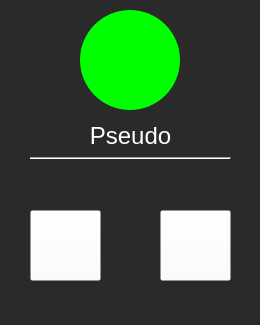
<?xml version="1.0" encoding="UTF-8"?>
<ui version="4.0">
 <class>receive</class>
 <widget class="QWidget" name="receive">
  <property name="geometry">
   <rect>
    <x>0</x>
    <y>0</y>
    <width>260</width>
    <height>325</height>
   </rect>
  </property>
  <property name="windowTitle">
   <string>Form</string>
  </property>
  <property name="styleSheet">
   <string notr="true">.QWidget{
background-color:rgba(27, 27, 27, 150);
}</string>
  </property>
  <widget class="QLabel" name="status">
   <property name="geometry">
    <rect>
     <x>80</x>
     <y>10</y>
     <width>100</width>
     <height>100</height>
    </rect>
   </property>
   <property name="styleSheet">
    <string notr="true">.QLabel{
background-color:rgb(0, 255, 0);
border-radius:50px;
}</string>
   </property>
   <property name="text">
    <string/>
   </property>
  </widget>
  <widget class="Line" name="line">
   <property name="geometry">
    <rect>
     <x>30</x>
     <y>150</y>
     <width>201</width>
     <height>16</height>
    </rect>
   </property>
   <property name="styleSheet">
    <string notr="true">.Line{
border-color:rgb(117, 117, 117);
}</string>
   </property>
   <property name="orientation">
    <enum>Qt::Horizontal</enum>
   </property>
  </widget>
  <widget class="QLabel" name="pseudo">
   <property name="geometry">
    <rect>
     <x>10</x>
     <y>120</y>
     <width>241</width>
     <height>31</height>
    </rect>
   </property>
   <property name="font">
    <font>
     <pointsize>18</pointsize>
    </font>
   </property>
   <property name="styleSheet">
    <string notr="true">.QLabel
{
color:rgb(255, 255, 255);
}</string>
   </property>
   <property name="text">
    <string>Pseudo</string>
   </property>
   <property name="alignment">
    <set>Qt::AlignCenter</set>
   </property>
  </widget>
  <widget class="QPushButton" name="join">
   <property name="geometry">
    <rect>
     <x>30</x>
     <y>210</y>
     <width>71</width>
     <height>71</height>
    </rect>
   </property>
   <property name="styleSheet">
    <string notr="true">.QPushButton{
background-color:rgba(255, 255, 255, 0)
}</string>
   </property>
   <property name="text">
    <string/>
   </property>
   <property name="icon">
    <iconset resource="assets.qrc">
     <normaloff>:/Ressources/Images/if_Phone_2744956.png</normaloff>:/Ressources/Images/if_Phone_2744956.png</iconset>
   </property>
   <property name="iconSize">
    <size>
     <width>71</width>
     <height>71</height>
    </size>
   </property>
  </widget>
  <widget class="QPushButton" name="hang">
   <property name="geometry">
    <rect>
     <x>160</x>
     <y>210</y>
     <width>71</width>
     <height>71</height>
    </rect>
   </property>
   <property name="styleSheet">
    <string notr="true">.QPushButton{
background-color:rgba(255, 255, 255, 0)
}</string>
   </property>
   <property name="text">
    <string/>
   </property>
   <property name="icon">
    <iconset resource="assets.qrc">
     <normaloff>:/Ressources/Images/if_036_phone_call_hang_1472932.png</normaloff>:/Ressources/Images/if_036_phone_call_hang_1472932.png</iconset>
   </property>
   <property name="iconSize">
    <size>
     <width>71</width>
     <height>71</height>
    </size>
   </property>
  </widget>
  <widget class="QLabel" name="label">
   <property name="geometry">
    <rect>
     <x>0</x>
     <y>0</y>
     <width>261</width>
     <height>341</height>
    </rect>
   </property>
   <property name="autoFillBackground">
    <bool>false</bool>
   </property>
   <property name="styleSheet">
    <string notr="true">.QLabel{
background-color:rgba(26, 26, 26, 150);
}</string>
   </property>
   <property name="text">
    <string/>
   </property>
  </widget>
  <zorder>label</zorder>
  <zorder>status</zorder>
  <zorder>line</zorder>
  <zorder>pseudo</zorder>
  <zorder>join</zorder>
  <zorder>hang</zorder>
 </widget>
 <resources>
  <include location="assets.qrc"/>
 </resources>
 <connections/>
</ui>
